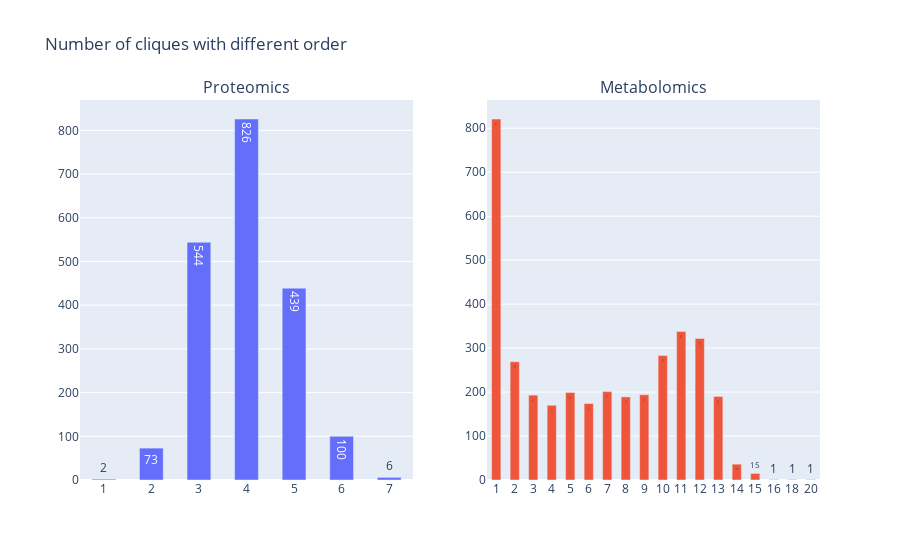

Source (notebook cell):
### Code cell
#
# Number of cliques with diferent orders
#

fig = make_subplots(rows=1, cols=2, subplot_titles=['Proteomics', 'Metabolomics'])#go.Figure()

for n,G in enumerate([qqg, mmg]):
    plot = pd.Series([len(i) for i in nx.find_cliques(G)]).value_counts().sort_index()
    fig.add_trace(go.Bar(
        x = [str(i) for i in plot.index],
        y = plot.values,
        width=0.5,
        text=plot.values, textposition='auto', 
    ), row=1, col=n+1)

    fig.update_layout(bargap=1)
fig.update_layout(title=f'Number of cliques with different order', showlegend=False)
fig.show()

### Figure 1 — Plotly figure (JSON) as saved in the notebook; plotly's stock layout.template omitted (floating-point values rounded to 4 significant figures)
{"data": [{"text": [2, 73, 544, 826, 439, 100, 6], "textposition": "auto", "type": "bar", "width": 0.5, "x": ["1", "2", "3", "4", "5", "6", "7"], "xaxis": "x", "y": [2, 73, 544, 826, 439, 100, 6], "yaxis": "y"}, {"text": [821, 269, 193, 170, 199, 174, 201, 189, 194, 283, 338, 322, 190, 36, 15, 1, 1, 1], "textposition": "auto", "type": "bar", "width": 0.5, "x": ["1", "2", "3", "4", "5", "6", "7", "8", "9", "10", "11", "12", "13", "14", "15", "16", "18", "20"], "xaxis": "x2", "y": [821, 269, 193, 170, 199, 174, 201, 189, 194, 283, 338, 322, 190, 36, 15, 1, 1, 1], "yaxis": "y2"}], "layout": {"annotations": [{"font": {"size": 16}, "showarrow": false, "text": "Proteomics", "x": 0.225, "xanchor": "center", "xref": "paper", "y": 1, "yanchor": "bottom", "yref": "paper"}, {"font": {"size": 16}, "showarrow": false, "text": "Metabolomics", "x": 0.775, "xanchor": "center", "xref": "paper", "y": 1, "yanchor": "bottom", "yref": "paper"}], "bargap": 1, "showlegend": false, "title": {"text": "Number of cliques with different order"}, "xaxis": {"anchor": "y", "domain": [0, 0.45]}, "xaxis2": {"anchor": "y2", "domain": [0.55, 1]}, "yaxis": {"anchor": "x", "domain": [0, 1]}, "yaxis2": {"anchor": "x2", "domain": [0, 1]}}}
